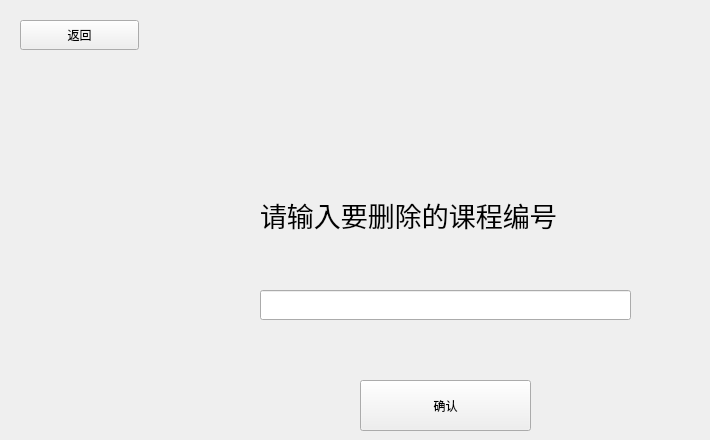
      <widget class="QWidget" name="eraselessonpage">
       <widget class="QPushButton" name="lastpagebtn_2">
        <property name="geometry">
         <rect>
          <x>20</x>
          <y>20</y>
          <width>119</width>
          <height>30</height>
         </rect>
        </property>
        <property name="text">
         <string>返回</string>
        </property>
       </widget>
       <widget class="QLineEdit" name="deletelessonline">
        <property name="geometry">
         <rect>
          <x>260</x>
          <y>290</y>
          <width>371</width>
          <height>30</height>
         </rect>
        </property>
       </widget>
       <widget class="QLabel" name="deletelabel_4">
        <property name="geometry">
         <rect>
          <x>260</x>
          <y>180</y>
          <width>441</width>
          <height>71</height>
         </rect>
        </property>
        <property name="text">
         <string>&lt;html&gt;&lt;head/&gt;&lt;body&gt;&lt;p&gt;&lt;span style=&quot; font-size:20pt;&quot;&gt;请输入要删除的课程编号&lt;/span&gt;&lt;/p&gt;&lt;/body&gt;&lt;/html&gt;</string>
        </property>
       </widget>
       <widget class="QPushButton" name="deletelessonbtn">
        <property name="geometry">
         <rect>
          <x>360</x>
          <y>380</y>
          <width>171</width>
          <height>51</height>
         </rect>
        </property>
        <property name="text">
         <string>确认</string>
        </property>
       </widget>
      </widget>
